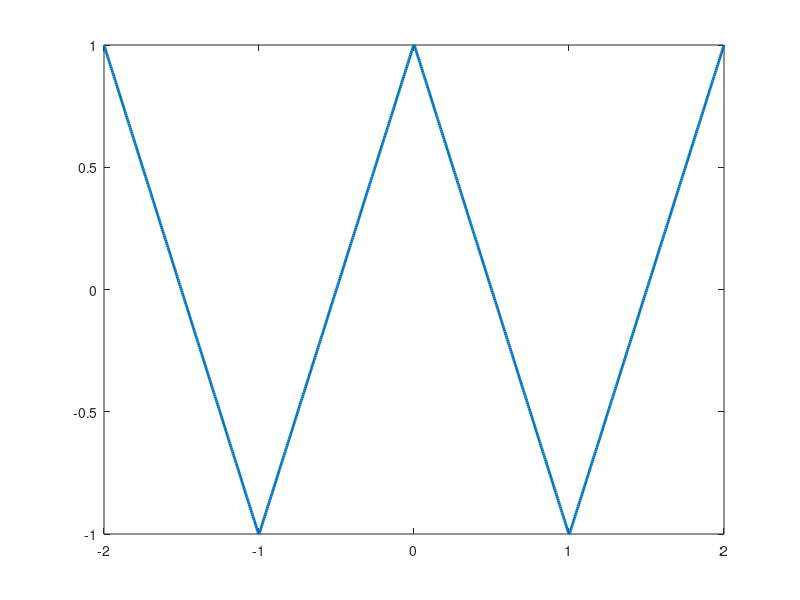

Recreate this plot in MATLAB. (Note: this script raises an error after producing the figure.)
% Time setup
T = 2;                    % Period
t = linspace(-T, T, 1000);  % Time vector over multiple periods
f0 = 1/T;

% Build one period of half-wave symmetric signal
t_period = linspace(0, T, 500);
x_one_period = [linspace(1, -1, 250), linspace(-1, 1, 250)];  % Triangle up/down

% Repeat it to make it periodic
x_full = repmat(x_one_period, 1, length(t) / length(x_one_period));
x_full = x_full(1:length(t));  % Trim to match time vector

% Plotting
figure;
plot(t, x_full, 'LineWidth', 2);
xline(0, '--k', 't = 0');
xline(T/2, '--r', 't = T/2');
xline(T, '--k', 't = T');
title('Periodic Signal with Half-Wave Symmetry:  x(t + T/2) = -x(t)');
xlabel('t'); ylabel('x(t)');
grid on;

% Add annotation to explain symmetry
text(T/2 + 0.1, 0.8, 'Half-period flip → negation');
text(0.1, 0.8, 'x(t)');
text(T/2 + 0.1, -0.8, '-x(t)');

